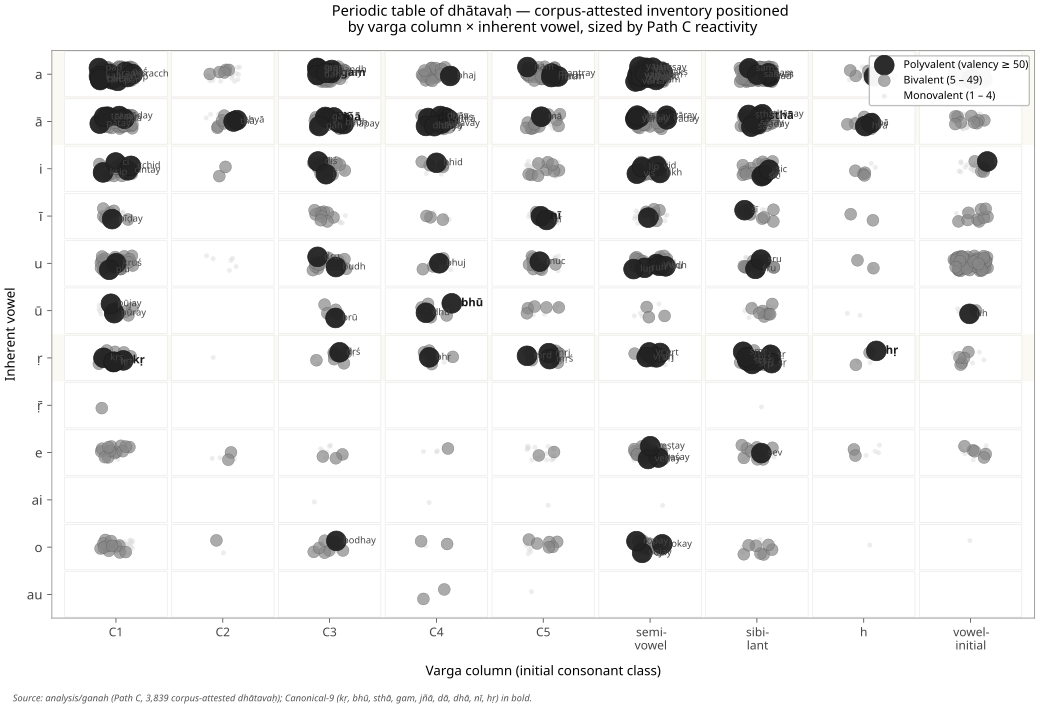

Write Python code to recreate this figure.
#!/usr/bin/env python3
"""
fig_periodic_table.py — Mendeleev-style periodic table of dhātus.

Each dhātu is positioned by its (varga column, inherent vowel) cell.
Axes:
  X — varga column (C1 unvoiced-unaspirate → C5 nasal, plus non-varga
      semivowel / sibilant / glottal / vowel-initial)
  Y — inherent vowel (a / ā / i / ī / u / ū / ṛ / ṝ / e / ai / o / au)

Marker size and color encode reactivity tier (Path C valency):
  Polyvalent (≥ 50)   — dark FILL, large
  Bivalent (5 – 49)   — ACCENT gray, medium
  Monovalent (1 – 4)  — light gray, small

The canonical-9 (kṛ, bhū, sthā, gam, jñā, dā, dhā, nī, hṛ) are labeled
in bold. All other polyvalent dhātus are labeled in regular weight.
Source: analysis/ganah/data/derived/column_axes_per_root.csv (3,839
corpus-attested dhātus).
"""
from __future__ import annotations

import csv
import math
import sys
from pathlib import Path

sys.path.insert(0, str(Path(__file__).resolve().parent.parent))

import matplotlib
import matplotlib.pyplot as plt
from _shared.style import setup, savefig, FILL, ACCENT

matplotlib.rcParams["svg.fonttype"] = "none"
matplotlib.rcParams["pdf.fonttype"] = 42


CSV_IN = (Path(__file__).resolve().parent.parent.parent /
          "analysis" / "ganah" / "data" / "derived" /
          "column_axes_per_root.csv")

# Varga column labels in display order (left → right)
VARGA_ORDER = [
    "C1 (unvoiced unaspirate)",
    "C2 (unvoiced aspirate)",
    "C3 (voiced unaspirate)",
    "C4 (voiced aspirate)",
    "C5 (nasal)",
    "non-varga (semivowel)",
    "non-varga (sibilant)",
    "non-varga (glottal)",
    "non-varga (vowel-initial)",
]
VARGA_SHORT = ["C1", "C2", "C3", "C4", "C5", "semi-\nvowel", "sibi-\nlant", "h", "vowel-\ninitial"]
VARGA_X = {name: i for i, name in enumerate(VARGA_ORDER)}

# Vowel rows top → bottom
VOWEL_ORDER = ["a", "ā", "i", "ī", "u", "ū", "ṛ", "ṝ", "e", "ai", "o", "au"]
VOWEL_Y = {v: i for i, v in enumerate(VOWEL_ORDER)}

CANONICAL_9 = {"kṛ", "bhū", "sthā", "gam", "jñā", "dā", "dhā", "nī", "hṛ"}

# Tier visual encoding
TIER_STYLE = {
    "polyvalent": {"color": FILL,    "size": 220, "edge": "#1a1a1a", "ew": 0.5, "alpha": 0.95, "zorder": 4},
    "bivalent":   {"color": ACCENT,  "size":  80, "edge": "#555555", "ew": 0.3, "alpha": 0.7,  "zorder": 3},
    "monovalent": {"color": "#dcdcdc","size":  14, "edge": "none",   "ew": 0,   "alpha": 0.5,  "zorder": 2},
}


def tier_of(v: int) -> str:
    if v >= 50:
        return "polyvalent"
    if v >= 5:
        return "bivalent"
    return "monovalent"


def jitter(name: str, scale: float = 0.32) -> tuple[float, float]:
    """Deterministic jitter inside a cell from a hash of the root."""
    h = abs(hash(name))
    dx = ((h % 1000) / 1000 - 0.5) * scale
    dy = (((h // 1000) % 1000) / 1000 - 0.5) * scale
    return dx, dy


def main():
    rows = []
    with CSV_IN.open() as fh:
        for r in csv.DictReader(fh):
            v = int(r["valency"])
            vowel = r["vowel"]
            varga = r["varga_column"]
            if vowel not in VOWEL_Y or varga not in VARGA_X:
                continue
            rows.append({
                "root": r["root"],
                "valency": v,
                "tokens": int(r["tokens"]),
                "varga": varga,
                "vowel": vowel,
                "tier": tier_of(v),
            })

    fig, ax = setup(figsize=(11, 7.5))

    # Background cell grid
    for x in range(len(VARGA_ORDER)):
        for y in range(len(VOWEL_ORDER)):
            ax.add_patch(plt.Rectangle((x - 0.48, y - 0.48), 0.96, 0.96,
                                       facecolor="white",
                                       edgecolor="#e8e8e8", linewidth=0.5,
                                       zorder=1))

    # Highlight the "compact-vowel" reading region: a / ā / ṛ rows
    for vowel in ("a", "ā", "ṛ"):
        y = VOWEL_Y[vowel]
        ax.axhspan(y - 0.5, y + 0.5,
                   facecolor="#f7f3e8", alpha=0.5, zorder=0)

    # Plot dhātus, tier by tier (monovalent first so polyvalent ends on top)
    for tier_name in ("monovalent", "bivalent", "polyvalent"):
        xs, ys = [], []
        for d in rows:
            if d["tier"] != tier_name:
                continue
            jx, jy = jitter(d["root"])
            xs.append(VARGA_X[d["varga"]] + jx)
            ys.append(VOWEL_Y[d["vowel"]] + jy)
        st = TIER_STYLE[tier_name]
        ax.scatter(xs, ys, s=st["size"], color=st["color"],
                   edgecolor=st["edge"], linewidth=st["ew"],
                   alpha=st["alpha"], zorder=st["zorder"])

    # Labels: polyvalent dhātus
    for d in rows:
        if d["tier"] != "polyvalent":
            continue
        jx, jy = jitter(d["root"])
        x = VARGA_X[d["varga"]] + jx
        y = VOWEL_Y[d["vowel"]] + jy
        canonical = d["root"] in CANONICAL_9
        ax.annotate(
            d["root"],
            (x, y),
            xytext=(7 if canonical else 5, 0),
            textcoords="offset points",
            ha="left", va="center",
            fontsize=8.5 if canonical else 7,
            fontweight="bold" if canonical else "normal",
            color="#1a1a1a" if canonical else "#444",
            zorder=5,
        )

    # X-axis
    ax.set_xticks(range(len(VARGA_ORDER)))
    ax.set_xticklabels(VARGA_SHORT, fontsize=9)
    ax.set_xlim(-0.6, len(VARGA_ORDER) - 0.4)

    # Y-axis: invert so 'a' is at top
    ax.set_yticks(range(len(VOWEL_ORDER)))
    ax.set_yticklabels(VOWEL_ORDER, fontsize=10)
    ax.set_ylim(len(VOWEL_ORDER) - 0.5, -0.5)

    # Axis labels
    ax.set_xlabel("Varga column (initial consonant class)", fontsize=10, labelpad=10)
    ax.set_ylabel("Inherent vowel", fontsize=10, labelpad=8)

    # Title
    ax.set_title("Periodic table of dhātavaḥ — corpus-attested inventory positioned\n"
                 "by varga column × inherent vowel, sized by Path C reactivity",
                 fontsize=11, pad=14)

    # Legend
    legend_handles = []
    for tier_name, label in [("polyvalent", "Polyvalent (valency ≥ 50)"),
                             ("bivalent",   "Bivalent (5 – 49)"),
                             ("monovalent", "Monovalent (1 – 4)")]:
        st = TIER_STYLE[tier_name]
        legend_handles.append(
            plt.scatter([], [], s=st["size"], color=st["color"],
                        edgecolor=st["edge"], linewidth=st["ew"],
                        alpha=st["alpha"], label=label)
        )
    ax.legend(handles=legend_handles, loc="upper right",
              fontsize=8, frameon=True, framealpha=0.95,
              edgecolor="#bbb")

    # Spines: keep light
    for spine in ax.spines.values():
        spine.set_color("#888")
        spine.set_linewidth(0.6)
    ax.tick_params(colors="#444")

    # Footer note
    fig.text(0.02, 0.015,
             "Source: analysis/ganah (Path C, 3,839 corpus-attested dhātavaḥ); "
             "Canonical-9 (kṛ, bhū, sthā, gam, jñā, dā, dhā, nī, hṛ) in bold.",
             fontsize=7, color="#555", style="italic")

    plt.tight_layout(rect=[0, 0.03, 1, 1])
    savefig("periodic_table", dir=Path(__file__).resolve().parent)


if __name__ == "__main__":
    main()
